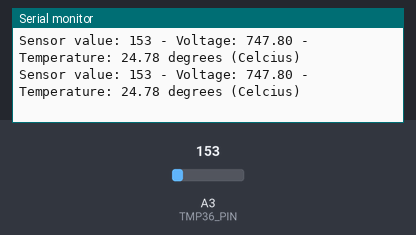
Simulated run of this sketch. Board: Arduino Uno, built with avr-gcc and run on an emulated ATmega328P. Parts: the last lines printed to the serial monitor. The inputs (shaded band) are chosen by the test bench; at power-on: A3 (TMP36_PIN) = 153.

Above: at 1.2 s.
1.3 s: A3 (TMP36_PIN) set to 188
At 1.64 s:
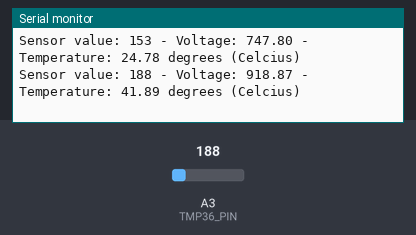
4.3 s: A3 (TMP36_PIN) set to 215
At 4.39 s:
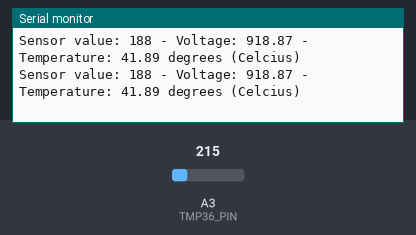
Timing chart, 0 to 7.3 s (numbered marks = the images above; inputs shaded):
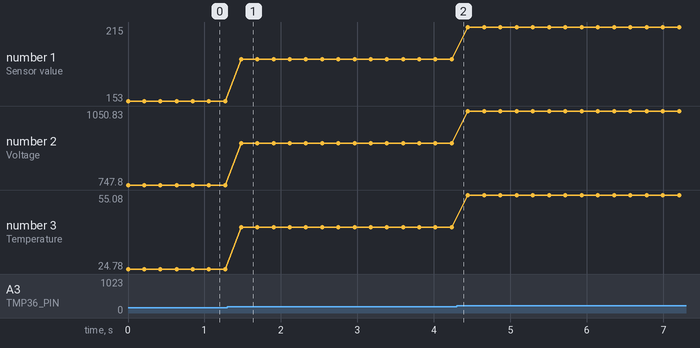

Measured:
- after the input at 1.3 s, the serial monitor: prints a new line after 0.18 s (image 1)
- plotted number 1: 153 → 188 after the input at 1.3 s, 188 → 215 after the input at 4.3 s
- plotted number 2: 747.8 → 918.87 after the input at 1.3 s, 918.87 → 1050.83 after the input at 4.3 s
- plotted number 3: 24.78 → 41.89 after the input at 1.3 s, 41.89 → 55.08 after the input at 4.3 s

The sketch:

tmp36_sensor.ino
```cpp
const int TMP36_PIN = A3;
const int TMP36_TEMP_OFFSET = 500;

void setup() {
  Serial.begin(9600);
}

void loop() {
  int sensorValue = analogRead(TMP36_PIN);
  float voltage = rawSensorValueToVoltage(sensorValue);
  float temperature = voltageToTemperature(voltage);

  outputSerialValues(sensorValue, voltage, temperature);
  delay(200);
}

float rawSensorValueToVoltage(int rawSensorValue) {
  return (rawSensorValue / 1023.0) * 5000; // 5000 voor milli Volts
}

float voltageToTemperature(float voltage) {
  return (voltage - TMP36_TEMP_OFFSET) * 0.1;
}

void outputSerialValues(int rawValue, float voltage, float temperature) {
  Serial.print("Sensor value: ");
  Serial.print(rawValue);
  Serial.print(" - Voltage: ");
  Serial.print(voltage);
  Serial.print(" - Temperature: ");
  Serial.print(temperature);
  Serial.println(" degrees (Celcius)");
}
```
